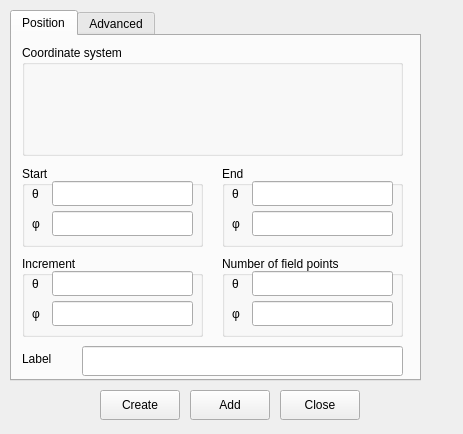
<?xml version="1.0" encoding="UTF-8"?>
<ui version="4.0">
 <class>frmFFR</class>
 <widget class="QMainWindow" name="frmFFR">
  <property name="geometry">
   <rect>
    <x>0</x>
    <y>0</y>
    <width>463</width>
    <height>434</height>
   </rect>
  </property>
  <property name="windowTitle">
   <string>Request FarField Raditation</string>
  </property>
  <widget class="QWidget" name="centralwidget">
   <widget class="QTabWidget" name="tabWidget">
    <property name="geometry">
     <rect>
      <x>10</x>
      <y>10</y>
      <width>411</width>
      <height>371</height>
     </rect>
    </property>
    <property name="currentIndex">
     <number>0</number>
    </property>
    <widget class="QWidget" name="tabPosition">
     <attribute name="title">
      <string>Position</string>
     </attribute>
     <widget class="QGroupBox" name="groupBox">
      <property name="geometry">
       <rect>
        <x>10</x>
        <y>130</y>
        <width>181</width>
        <height>81</height>
       </rect>
      </property>
      <property name="title">
       <string>Start</string>
      </property>
      <widget class="QLabel" name="label">
       <property name="geometry">
        <rect>
         <x>10</x>
         <y>15</y>
         <width>21</width>
         <height>25</height>
        </rect>
       </property>
       <property name="text">
        <string>θ</string>
       </property>
      </widget>
      <widget class="QLabel" name="label_2">
       <property name="geometry">
        <rect>
         <x>10</x>
         <y>45</y>
         <width>21</width>
         <height>25</height>
        </rect>
       </property>
       <property name="text">
        <string>φ</string>
       </property>
      </widget>
      <widget class="QLineEdit" name="lineEdit">
       <property name="geometry">
        <rect>
         <x>30</x>
         <y>15</y>
         <width>141</width>
         <height>25</height>
        </rect>
       </property>
      </widget>
      <widget class="QLineEdit" name="lineEdit_2">
       <property name="geometry">
        <rect>
         <x>30</x>
         <y>45</y>
         <width>141</width>
         <height>25</height>
        </rect>
       </property>
      </widget>
     </widget>
     <widget class="QGroupBox" name="groupBox_2">
      <property name="geometry">
       <rect>
        <x>210</x>
        <y>130</y>
        <width>181</width>
        <height>81</height>
       </rect>
      </property>
      <property name="title">
       <string>End</string>
      </property>
      <widget class="QLabel" name="label_3">
       <property name="geometry">
        <rect>
         <x>10</x>
         <y>15</y>
         <width>21</width>
         <height>25</height>
        </rect>
       </property>
       <property name="text">
        <string>θ</string>
       </property>
      </widget>
      <widget class="QLabel" name="label_4">
       <property name="geometry">
        <rect>
         <x>10</x>
         <y>45</y>
         <width>21</width>
         <height>25</height>
        </rect>
       </property>
       <property name="text">
        <string>φ</string>
       </property>
      </widget>
      <widget class="QLineEdit" name="lineEdit_3">
       <property name="geometry">
        <rect>
         <x>30</x>
         <y>15</y>
         <width>141</width>
         <height>25</height>
        </rect>
       </property>
      </widget>
      <widget class="QLineEdit" name="lineEdit_4">
       <property name="geometry">
        <rect>
         <x>30</x>
         <y>45</y>
         <width>141</width>
         <height>25</height>
        </rect>
       </property>
      </widget>
     </widget>
     <widget class="QGroupBox" name="groupBox_3">
      <property name="geometry">
       <rect>
        <x>10</x>
        <y>220</y>
        <width>181</width>
        <height>81</height>
       </rect>
      </property>
      <property name="title">
       <string>Increment</string>
      </property>
      <widget class="QLabel" name="label_5">
       <property name="geometry">
        <rect>
         <x>10</x>
         <y>15</y>
         <width>21</width>
         <height>25</height>
        </rect>
       </property>
       <property name="text">
        <string>θ</string>
       </property>
      </widget>
      <widget class="QLabel" name="label_6">
       <property name="geometry">
        <rect>
         <x>10</x>
         <y>45</y>
         <width>21</width>
         <height>25</height>
        </rect>
       </property>
       <property name="text">
        <string>φ</string>
       </property>
      </widget>
      <widget class="QLineEdit" name="lineEdit_5">
       <property name="geometry">
        <rect>
         <x>30</x>
         <y>15</y>
         <width>141</width>
         <height>25</height>
        </rect>
       </property>
      </widget>
      <widget class="QLineEdit" name="lineEdit_6">
       <property name="geometry">
        <rect>
         <x>30</x>
         <y>45</y>
         <width>141</width>
         <height>25</height>
        </rect>
       </property>
      </widget>
     </widget>
     <widget class="QGroupBox" name="groupBox_4">
      <property name="geometry">
       <rect>
        <x>210</x>
        <y>220</y>
        <width>181</width>
        <height>81</height>
       </rect>
      </property>
      <property name="title">
       <string>Number of field points</string>
      </property>
      <widget class="QLabel" name="label_7">
       <property name="geometry">
        <rect>
         <x>10</x>
         <y>15</y>
         <width>21</width>
         <height>25</height>
        </rect>
       </property>
       <property name="text">
        <string>θ</string>
       </property>
      </widget>
      <widget class="QLabel" name="label_8">
       <property name="geometry">
        <rect>
         <x>10</x>
         <y>45</y>
         <width>21</width>
         <height>25</height>
        </rect>
       </property>
       <property name="text">
        <string>φ</string>
       </property>
      </widget>
      <widget class="QLineEdit" name="lineEdit_7">
       <property name="geometry">
        <rect>
         <x>30</x>
         <y>15</y>
         <width>141</width>
         <height>25</height>
        </rect>
       </property>
      </widget>
      <widget class="QLineEdit" name="lineEdit_8">
       <property name="geometry">
        <rect>
         <x>30</x>
         <y>45</y>
         <width>141</width>
         <height>25</height>
        </rect>
       </property>
      </widget>
     </widget>
     <widget class="QGroupBox" name="groupBox_5">
      <property name="geometry">
       <rect>
        <x>10</x>
        <y>9</y>
        <width>381</width>
        <height>111</height>
       </rect>
      </property>
      <property name="title">
       <string>Coordinate system</string>
      </property>
      <widget class="QLabel" name="label_9">
       <property name="geometry">
        <rect>
         <x>30</x>
         <y>15</y>
         <width>341</width>
         <height>91</height>
        </rect>
       </property>
       <property name="text">
        <string/>
       </property>
      </widget>
     </widget>
     <widget class="QLabel" name="lblRequestName">
      <property name="geometry">
       <rect>
        <x>10</x>
        <y>310</y>
        <width>41</width>
        <height>25</height>
       </rect>
      </property>
      <property name="text">
       <string>Label</string>
      </property>
     </widget>
     <widget class="QLineEdit" name="lineEdit_13">
      <property name="geometry">
       <rect>
        <x>70</x>
        <y>310</y>
        <width>321</width>
        <height>30</height>
       </rect>
      </property>
     </widget>
    </widget>
    <widget class="QWidget" name="tabAdvanced">
     <attribute name="title">
      <string>Advanced</string>
     </attribute>
    </widget>
   </widget>
   <widget class="QPushButton" name="pushButton">
    <property name="geometry">
     <rect>
      <x>100</x>
      <y>390</y>
      <width>80</width>
      <height>30</height>
     </rect>
    </property>
    <property name="text">
     <string>Create</string>
    </property>
   </widget>
   <widget class="QPushButton" name="pushButton_2">
    <property name="geometry">
     <rect>
      <x>190</x>
      <y>390</y>
      <width>80</width>
      <height>30</height>
     </rect>
    </property>
    <property name="text">
     <string>Add</string>
    </property>
   </widget>
   <widget class="QPushButton" name="pushButton_3">
    <property name="geometry">
     <rect>
      <x>280</x>
      <y>390</y>
      <width>80</width>
      <height>30</height>
     </rect>
    </property>
    <property name="text">
     <string>Close</string>
    </property>
   </widget>
  </widget>
 </widget>
 <resources/>
 <connections/>
</ui>
